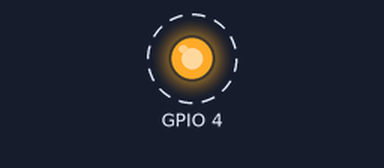
A program run on a simulated Raspberry Pi (BCM pin numbers). Parts: output pins drawn as LEDs (lit = HIGH). Dashed ring = blinking.

Above: at 0.5 s.
Timing chart, 0 to 4.6 s (numbered marks = the images above):
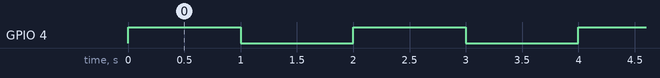

The program:

blink.py
```python
import RPi.GPIO as GPIO
import time

def blink(pin, n=100):
        GPIO.setmode(GPIO.BCM)
        GPIO.setup(pin, GPIO.OUT)
        for i in xrange(n):
                GPIO.output(pin, GPIO.HIGH)
                time.sleep(1)
                GPIO.output(pin, GPIO.LOW)
                time.sleep(1)

if __name__ == "__main__":
        blink(4)
```

Measured:
- by itself, GPIO 4: alternates HIGH for 1.0 s and LOW for 1.0 s
